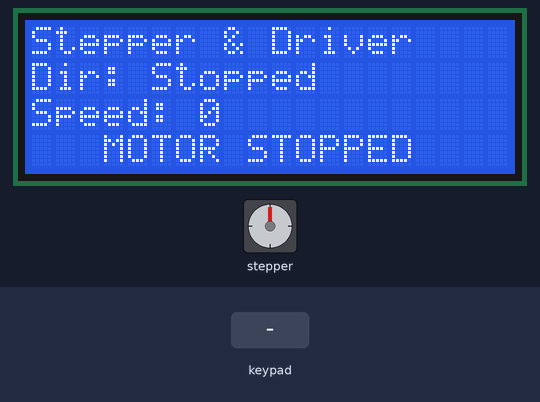
A sketch run on a simulated Arduino Uno, built with avr-gcc and run on an emulated ATmega328P. Shown: stepper motor, 20×4 character LCD. Wiring (inferred from the names in the program): PCF8574 port expander at I2C address 0x20; stepper motor driver (200 steps per turn assumed): step pin 12; direction pin 11; enable pin 10. Wiring (inferred from the signals the program sends): 4×4 keypad with keys 1 2 3 A 4 5 6 B 7 8 9 C * 0 # D: rows Q4, Q5, Q6, Q7; columns Q0, Q1, Q2, Q3. The inputs (shaded band) are chosen by the test bench.

Above: at 1.2 s.
1.3 s: keypad keys 1 2 A pressed 0.4 s apart
At 2.2 s:
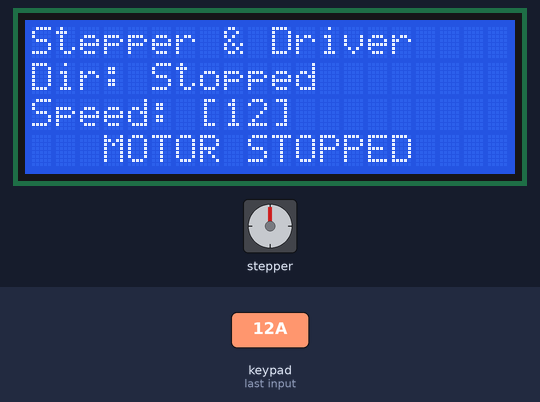
4.1 s: key '1' pressed
At 4.31 s:
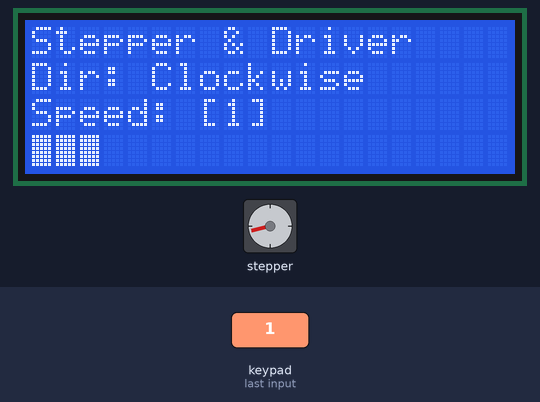
6.5 s: key 'C' pressed
At 6.71 s:
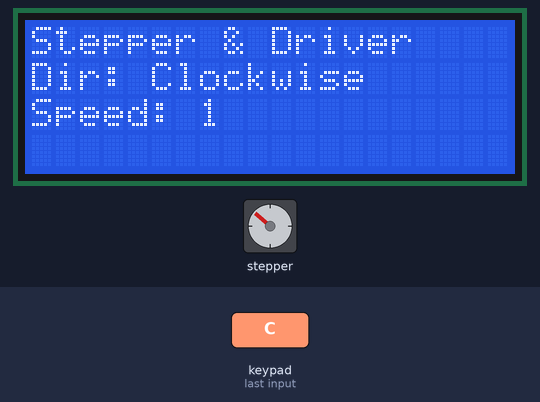
8.9 s: keypad keys 1 2 # pressed 0.4 s apart
At 9.11 s:
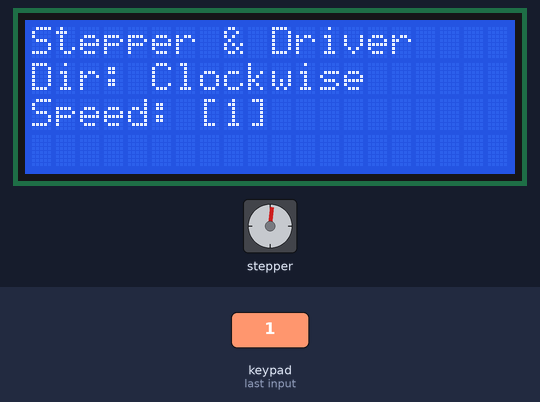
11.6 s: keypad keys 2 5 A pressed 0.4 s apart
At 11.81 s:
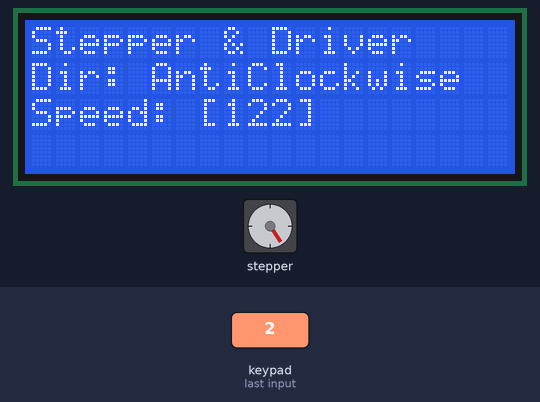
14.3 s: key '2' pressed
At 14.51 s:
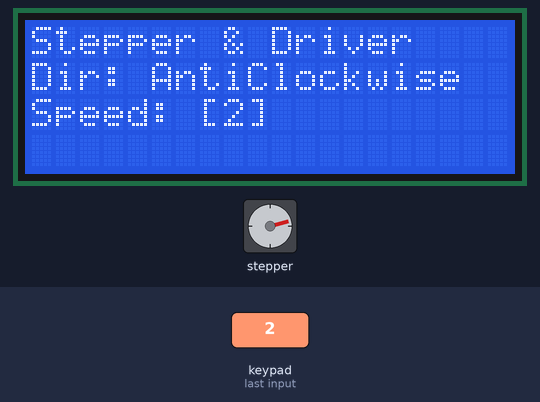
Timing chart, 0 to 30.4 s (numbered marks = the images above; inputs shaded):
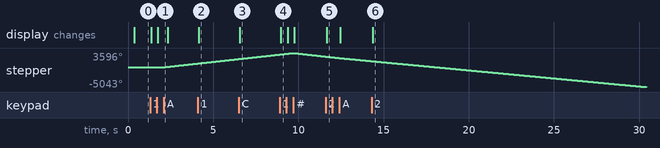

Measured:
- after the input at 1.3 s, stepper: keeps turning clockwise at about 474°/s, starting after 0.81 s; the display: first changes after 0.06 s (image 1 shows a later state)
- after the input at 4.1 s, the display: changes after 0.07 s (image 2)
- after the input at 6.5 s, the display: changes after 0.06 s (image 3)
- after the input at 8.9 s, the display: changes after 0.06 s (image 4)
- after the input at 11.6 s, the display: changes after 0.07 s (image 5)
- after the input at 14.3 s, the display: changes after 0.07 s (image 6)

The sketch:

Stepper_Driver_Keypad_LCD.ino
```cpp
#include <Wire.h>
#include <LiquidCrystal_I2C.h>
#include <TimerOne.h>

#define DIR_PIN 11
#define STEP_PIN 12
#define EN_PIN 10
#define PCF_ADDR 0x20

LiquidCrystal_I2C lcd(0x27, 20, 4);

char keys[4][4] = {
  { '1', '2', '3', 'A' },
  { '4', '5', '6', 'B' },
  { '7', '8', '9', 'C' },
  { '*', '0', '#', 'D' }
};

String inputSpeed = "";
volatile unsigned long stepDelay = 1000;
volatile bool stepPinState = LOW;
volatile unsigned long lastToggleMicros = 0;

int speedValue = 0;
int lastBars = -1;
int lastSpeedValue = -1;
String direction = "Stopped";
String lastDirection = "";
bool motorEnabled = false;
bool dirState = true;
bool lastDirState = true;
String lastDirName = "Clockwise";
int lastSpeed = 50;
unsigned long lastLCDUpdate = 0;

void setup() {
  Wire.begin();
  lcd.init();
  lcd.backlight();

  pinMode(DIR_PIN, OUTPUT);
  pinMode(STEP_PIN, OUTPUT);
  pinMode(EN_PIN, OUTPUT);

  digitalWrite(EN_PIN, HIGH);
  digitalWrite(DIR_PIN, dirState);

  lcd.setCursor(0, 0);
  lcd.print("Stepper & Driver");

  Timer1.initialize(100);
  Timer1.attachInterrupt(stepperISR);
}

void loop() {
  char key = scanKeypad();
  if (key != 0) {
    if (key >= '0' && key <= '9') {
      if (inputSpeed.length() < 3) inputSpeed += key;
    }

    else if (key == 'A') {
      dirState = lastDirState;
      direction = lastDirName;
      digitalWrite(DIR_PIN, dirState);
      motorEnabled = true;
      digitalWrite(EN_PIN, LOW);

      int rampStep = 5;
      int rampDelay = 100;

      if (speedValue == 0) {
        for (int s = 50; s <= lastSpeed; s += rampStep) {
          speedValue = s;
          stepDelay = map(speedValue, 20, 300, 2000, 300);
          delay(rampDelay);
          updateLCD(true);
        }
      } else {
        stepDelay = map(speedValue, 20, 300, 2000, 300);
      }

      inputSpeed = "";
    }


    else if (key == 'B') {
      motorEnabled = false;
      direction = "Stopped";
      digitalWrite(EN_PIN, HIGH);
      inputSpeed = "";
    }

    else if (key == '*') {
      dirState = true;
      direction = "Clockwise";
      lastDirState = dirState;
      lastDirName = direction;
      digitalWrite(DIR_PIN, dirState);
    }

    else if (key == '#') {
      dirState = false;
      direction = "AntiClockwise";
      lastDirState = dirState;
      lastDirName = direction;
      digitalWrite(DIR_PIN, dirState);
    }

    else if (key == 'C') {
      if (inputSpeed.length() > 0) {
        int newSpeed = inputSpeed.toInt();
        if (newSpeed > 240) newSpeed = 240;
        speedValue = newSpeed;
        lastSpeed = newSpeed;
        lastDirState = dirState;
        lastDirName = direction;
        if (speedValue >= 20) {
          stepDelay = map(speedValue, 20, 300, 2000, 300);
          motorEnabled = true;
          digitalWrite(EN_PIN, LOW);
        }
      }
      inputSpeed = "";
    }

    updateLCD(true);
    delay(200);
  }

  if (millis() - lastLCDUpdate > 300) {
    lastLCDUpdate = millis();
    updateLCD(false);
  }
}

void updateLCD(bool force) {
  if (force || direction != lastDirection) {
    lcd.setCursor(0, 1);
    lcd.print("Dir: ");
    lcd.print(direction);
    lcd.print("        ");
    lastDirection = direction;
  }

  if (force || speedValue != lastSpeedValue || inputSpeed.length() > 0) {
    lcd.setCursor(0, 2);
    lcd.print("Speed: ");
    if (inputSpeed.length() > 0) {
      lcd.print("[" + inputSpeed + "]     ");
    } else {
      lcd.print(speedValue);
      lcd.print("       ");
    }
    lastSpeedValue = speedValue;
  }

  if (direction == "Stopped") {
    lcd.setCursor(0, 3);
    lcd.print("   MOTOR STOPPED    ");
    lastBars = -1;
  } else {
    int bars = map(speedValue, 0, 300, 0, 20);
    if (bars != lastBars || force) {
      lcd.setCursor(0, 3);
      for (int i = 0; i < 20; i++) {
        lcd.write(i < bars ? byte(255) : ' ');
      }
      lastBars = bars;
    }
  }
}

void stepperISR() {
  if (!motorEnabled) return;

  unsigned long now = micros();
  if (now - lastToggleMicros >= stepDelay) {
    lastToggleMicros = now;
    stepPinState = !stepPinState;
    digitalWrite(STEP_PIN, stepPinState);
  }
}

char scanKeypad() {
  for (int row = 0; row < 4; row++) {
    byte out = 0xFF;
    out &= ~(1 << (row + 4));
    writePCF(out);
    delay(2);
    byte in = readPCF();
    for (int col = 0; col < 4; col++) {
      if ((in & (1 << col)) == 0) {
        return keys[row][col];
      }
    }
  }
  return 0;
}

void writePCF(byte val) {
  Wire.beginTransmission(PCF_ADDR);
  Wire.write(val);
  Wire.endTransmission();
}

byte readPCF() {
  Wire.requestFrom(PCF_ADDR, 1);
  if (Wire.available()) {
    return Wire.read();
  }
  return 0xFF;
}
```
